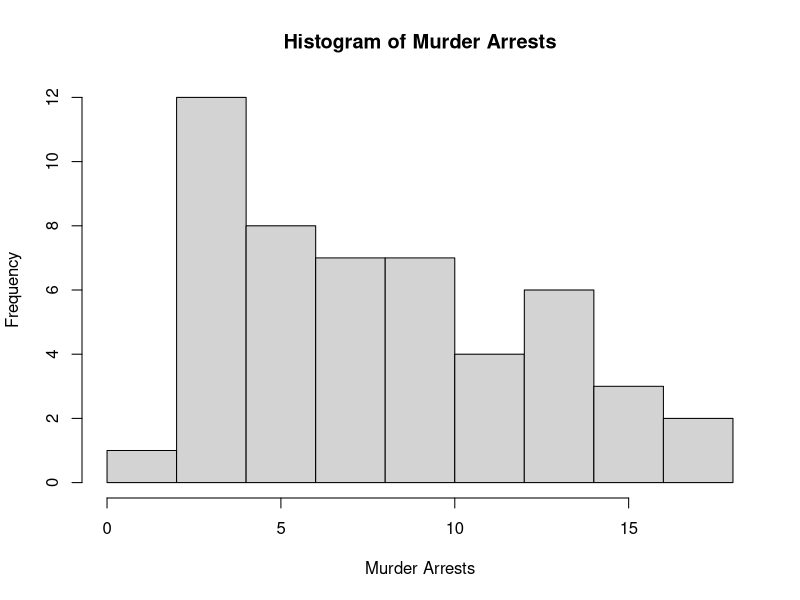
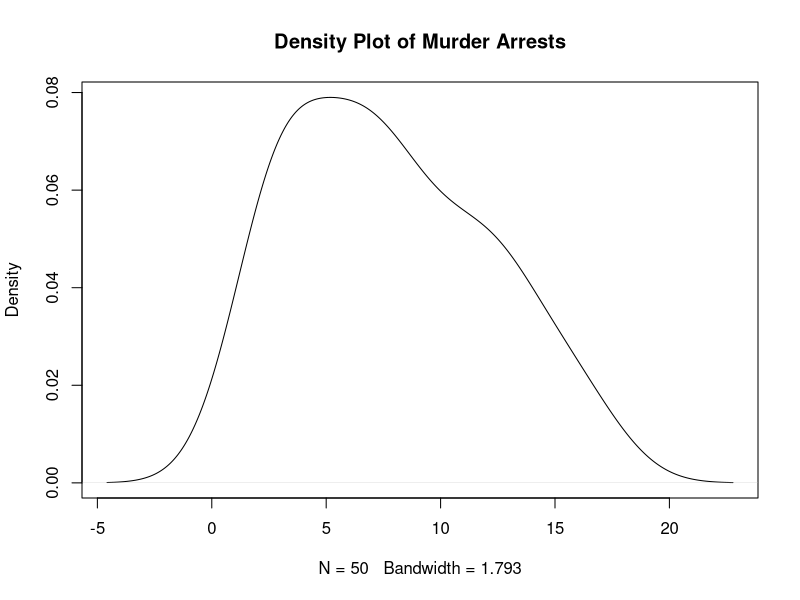
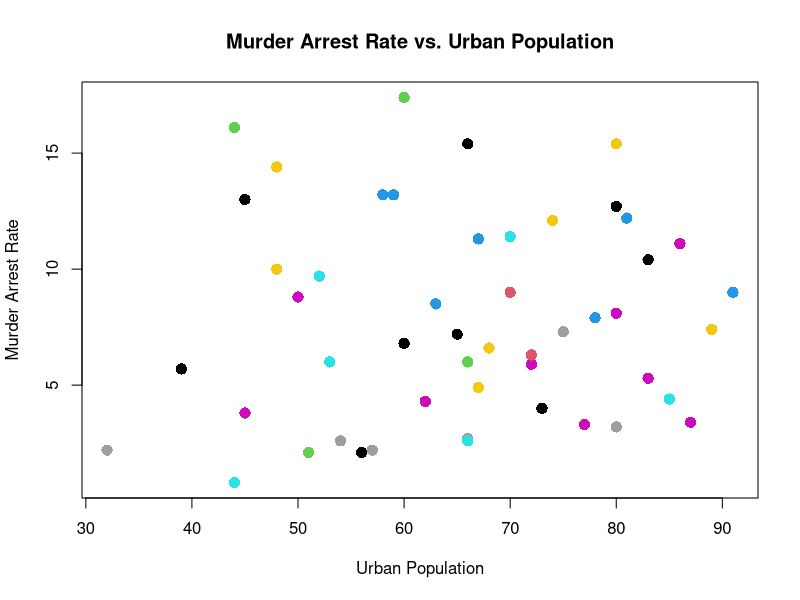
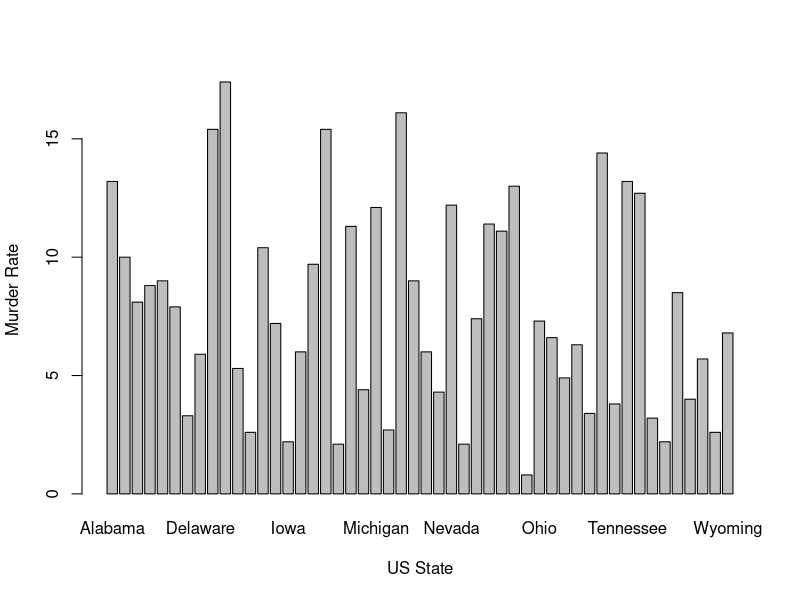

Here is the R script that generated these plots, in order:
data("USArrests")

summary(USArrests)
str(USArrests)
cat("--\n ")
n_records <- sapply(USArrests, length)
print(n_records)
cat("--\n ")

max_rape_state <- rownames(USArrests)[which.max(USArrests$Rape)]
print(max_rape_state)
cat("--\n ")

max_murder_state <- rownames(USArrests)[which.max(USArrests$Murder)]
min_murder_state <- rownames(USArrests)[which.min(USArrests$Murder)]
print(max_murder_state)
print(min_murder_state)
cat("--\n ")

correlation <- cor(USArrests)
print(correlation)

cat("--\n ")
median_assault <- median(USArrests$Assault)
states_above_median_assault <- rownames(USArrests)[USArrests$Assault > median_assault]
print(states_above_median_assault)

cat("--\n ")
murder_quartiles <- quantile(USArrests$Murder, probs = c(0.25, 0.75))
states_bottom_25_percent <- rownames(USArrests)[USArrests$Murder <= murder_quartiles[1]]
print(states_bottom_25_percent)

cat("--\n ")
hist(USArrests$Murder, main = "Histogram of Murder Arrests", xlab = "Murder Arrests")
plot(density(USArrests$Murder), main = "Density Plot of Murder Arrests")

cat("--\n ")
plot(USArrests$UrbanPop, USArrests$Murder, col = USArrests$Assault, main = "Murder Arrest Rate vs. Urban Population",
     xlab = "Urban Population", ylab = "Murder Arrest Rate", pch = 16, cex = 1.5)

cat("--\n ")
barplot(USArrests$Murder, names.arg = rownames(USArrests), xlab = "US State", ylab = "Murder Rate")
